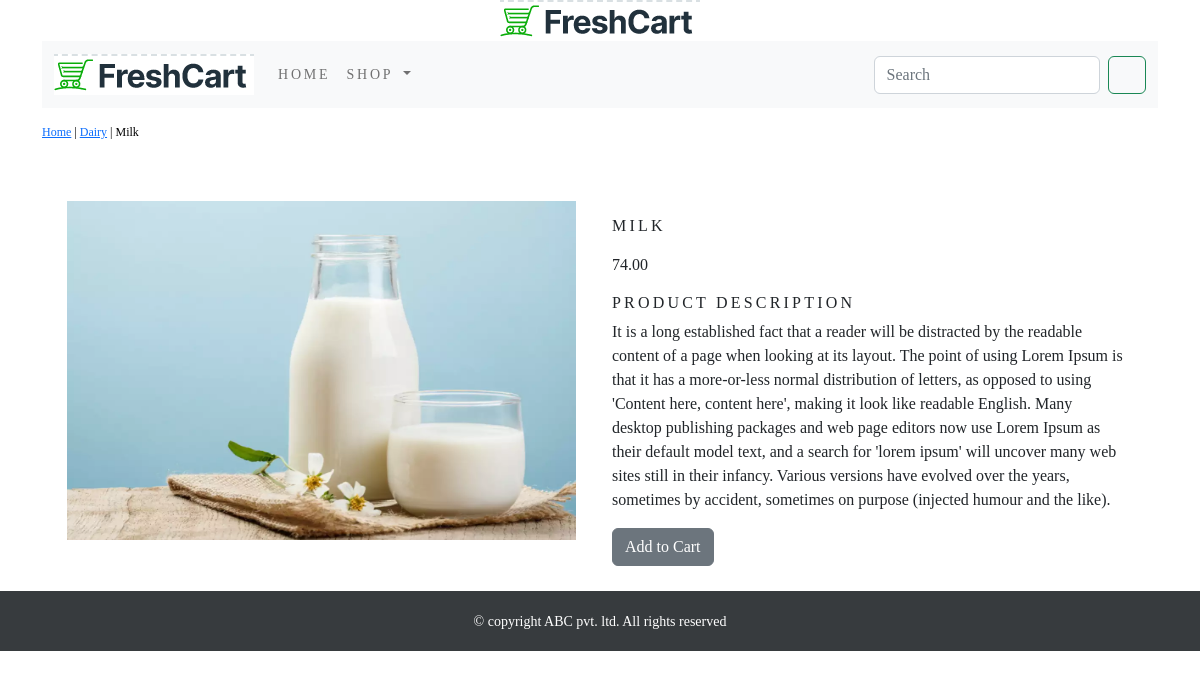
/dairy/milk/, run on the app's committed database.
### shop/models.py (models this page shows, shortened)
class BaseModel(models.Model):
    id = models.UUIDField(primary_key=True, default=uuid.uuid4, editable=False)
    creator = models.ForeignKey("auth.User", blank=True,
                                related_name="creator_%(class)s_objects",
                                on_delete=models.CASCADE)
    updater = models.ForeignKey("auth.User", blank=True,
                                related_name="updator_%(class)s_objects",
                                on_delete=models.CASCADE)
    date_added = models.DateTimeField(db_index=True, auto_now_add=True)
    date_updated = models.DateTimeField(auto_now=True)
    is_active = models.BooleanField(default=False)
    is_close = models.BooleanField(default=False)
    is_archive = models.BooleanField(default=False)
    is_delete = models.BooleanField(default=False)
    class Meta:
        abstract = True

class ProductModel(BaseModel):
    name = models.CharField(max_length=128, unique=True)
    slug = models.SlugField(max_length=128, unique=True)
    description = models.TextField(blank=True)
    price = models.DecimalField(max_digits=10, decimal_places=2)
    category = models.ForeignKey(CategoryModel, on_delete=models.CASCADE)
    image = models.ImageField(upload_to="Products/", blank=True)
    stock = models.IntegerField()
    available = models.BooleanField(default=True)
    class Meta:
        db_table = 'shop_product'
        verbose_name = _('product')
        verbose_name_plural = _('products')
        ordering = ('-date_added', 'name')

class CategoryModel(BaseModel):
    name = models.CharField(max_length=128, unique=True)
    slug = models.SlugField(max_length=128, unique=True)
    description = models.TextField(blank=True)
    image = models.ImageField(upload_to="Categories/", blank=True)
    class Meta:
        db_table = 'shop_category'
        verbose_name = _('category')
        verbose_name_plural = _('categories')
        ordering = ('-date_added', 'name')
    def get_url(self):
        return reverse('shop:products_by_category', args=[self.slug])
    def __str__(self):
        return '{}'.format(self.name)

### shop/views.py (the view)
# urls.py: path('<slug:cat_slug>/<slug:prod_slug>/', views.productDetail,
def productDetail(request, cat_slug, prod_slug):
    try:
        product = ProductModel.objects.get(category__slug=cat_slug, slug=prod_slug)
    except Exception as e:
        raise e
    context = {
        'product': product
    }
    return render(request, "products/product.html", context=context)

### cart/context_processors.py (called while the page is built)
def counter(request):
    item_count = 0
    if 'admin' in request.path:
        return {}
    else:
        try:
            cart = Cart.objects.filter(cart_id=_cart_id(request))
            cart_items = CartItem.objects.all().filter(cart=cart[:1])
            for cart_item in cart_items:
                item_count += cart_item.quantity
        except Cart.DoesNotExist:
            item_count = 0
    return dict(item_count=item_count)

### cart/views.py (called while the page is built)
def _cart_id(request):
    cart = request.session.session_key
    if not cart:
        cart = request.session.create()
    return cart

### shop/context_processors.py (called while the page is built)
def menu_links(request):
    links = CategoryModel.objects.all()
    return dict(links=links)

### templates/products/product.html (shortened to what this page needs)
{% extends 'base/base.html' %}
{% load static %}
{% block content %}
<div class="row my-product">
    <div class="mx-auto">
        <p><a href="{% url 'shop:allprodcat' %}">Home</a> |
            <a href="{{product.category.get_url}}">{{product.category}}</a> |
            {{product.name}}
        </p>
    </div>
</div>
<div class="container">
    <br/>
    <div class="row my-bottom-margin">
        <div class="col-12 col-sm-12 col-md-12 col-lg-6 text-center">
            <div style="min-width: 18rem;">
                <img src="{{product.image.url}}" alt="{{product.name}}"
                     style="width: 509px; height: 339px"/>
            </div>
        </div>
        <div class="col-12 col-sm-12 col-md-12 col-lg-6">
            <div>
                <h1 class="my-product-title">{{product.name}}</h1>
                <p>{{product.price}}</p>
                <h5 class="my-title">Product Description</h5>
                <p class="text-justify my-product-text">{{product.description}}</p>
                {% if product.stock <= 0 %}
                <p class="text-justify my-product-text"><b>Out of stock</b></p>
                {% else %}
                <a class="btn btn-secondary"
                   href="{% url 'cart:add_cart' product.pk %}">Add to Cart</a>
                {% endif %}
            </div>
        </div>
    </div>
</div>
{% endblock %}

### static/css/custom.css (style rules this page uses)
body { font-family: 'Playfair Display', serif; }
.my-title { font-size: 16px; text-transform: uppercase; letter-spacing: .2em; }
.my-bottom-margin { margin-bottom: 25px; }
.my-product { padding-top: 15px; padding-bottom: 20px; }
.my-product .mx-auto { color: #000; font-size: 12px; text-decoration: none; }
.my-product-title { font-size: 16px; text-transform: uppercase; letter-spacing: .2em; padding-top: 15px; padding-bottom: 10px; }
.my-product-text { padding-right: 20px; }

### data on the page
ProductModel: category "Dairy", name "Milk", image (picture), name "MILK", price "74.00", description "It is a long established fact that a reader will be distracted by the readable content of a page when looking at its layout. The point of using Lorem Ipsum is that it has a more-or-less normal distribution of letters, as opposed to using 'Content here, content here', making it look like readable English. Many desktop publishing packages and web page editors now use Lorem Ipsum as their default model text, and a search for 'lorem ipsum' will uncover many web sites still in their infancy. Various versions have evolved over the years, sometimes by accident, sometimes on purpose (injected humour and the like)."
